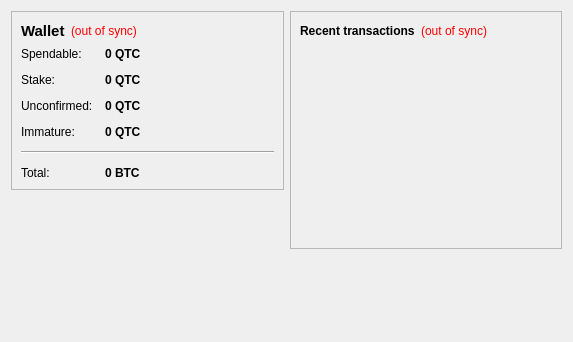
<?xml version="1.0" encoding="UTF-8"?>
<ui version="4.0">
 <class>OverviewPage</class>
 <widget class="QWidget" name="OverviewPage">
  <property name="geometry">
   <rect>
    <x>0</x>
    <y>0</y>
    <width>573</width>
    <height>342</height>
   </rect>
  </property>
  <property name="windowTitle">
   <string>Form</string>
  </property>
  <layout class="QHBoxLayout" name="horizontalLayout" stretch="1,1">
   <item>
    <layout class="QVBoxLayout" name="verticalLayout_2">
     <item>
      <widget class="QFrame" name="frame">
       <property name="frameShape">
        <enum>QFrame::StyledPanel</enum>
       </property>
       <property name="frameShadow">
        <enum>QFrame::Raised</enum>
       </property>
       <layout class="QVBoxLayout" name="verticalLayout_4">
        <item>
         <layout class="QHBoxLayout" name="horizontalLayout_4">
          <item>
           <widget class="QLabel" name="label_5">
            <property name="font">
             <font>
              <pointsize>11</pointsize>
              <weight>75</weight>
              <bold>true</bold>
             </font>
            </property>
            <property name="text">
             <string>Wallet</string>
            </property>
           </widget>
          </item>
          <item>
           <widget class="QLabel" name="labelWalletStatus">
            <property name="toolTip">
             <string>The displayed information may be out of date. Your wallet automatically synchronizes with the QCoin network after a connection is established, but this process has not completed yet.</string>
            </property>
            <property name="styleSheet">
             <string notr="true">QLabel { color: red; }</string>
            </property>
            <property name="text">
             <string notr="true">(out of sync)</string>
            </property>
            <property name="alignment">
             <set>Qt::AlignLeading|Qt::AlignLeft|Qt::AlignVCenter</set>
            </property>
           </widget>
          </item>
          <item>
           <spacer name="horizontalSpacer_2">
            <property name="orientation">
             <enum>Qt::Horizontal</enum>
            </property>
            <property name="sizeHint" stdset="0">
             <size>
              <width>40</width>
              <height>20</height>
             </size>
            </property>
           </spacer>
          </item>
         </layout>
        </item>
        <item>
         <layout class="QFormLayout" name="formLayout_2">
          <property name="fieldGrowthPolicy">
           <enum>QFormLayout::AllNonFixedFieldsGrow</enum>
          </property>
          <property name="horizontalSpacing">
           <number>12</number>
          </property>
          <property name="verticalSpacing">
           <number>12</number>
          </property>
          <item row="0" column="0">
           <widget class="QLabel" name="label">
            <property name="text">
             <string>Spendable:</string>
            </property>
           </widget>
          </item>
          <item row="0" column="1">
           <widget class="QLabel" name="labelBalance">
            <property name="font">
             <font>
              <weight>75</weight>
              <bold>true</bold>
             </font>
            </property>
            <property name="cursor">
             <cursorShape>IBeamCursor</cursorShape>
            </property>
            <property name="toolTip">
             <string>Your current spendable balance</string>
            </property>
            <property name="text">
             <string notr="true">0 QTC</string>
            </property>
            <property name="textInteractionFlags">
             <set>Qt::LinksAccessibleByMouse|Qt::TextSelectableByKeyboard|Qt::TextSelectableByMouse</set>
            </property>
           </widget>
          </item>
          <item row="1" column="0">
           <widget class="QLabel" name="label_6">
            <property name="text">
             <string>Stake:</string>
            </property>
           </widget>
          </item>
          <item row="1" column="1">
           <widget class="QLabel" name="labelStake">
            <property name="font">
             <font>
              <weight>75</weight>
              <bold>true</bold>
             </font>
            </property>
            <property name="cursor">
             <cursorShape>IBeamCursor</cursorShape>
            </property>
            <property name="toolTip">
             <string>Total of coins that was staked, and do not yet count toward the current balance</string>
            </property>
            <property name="text">
             <string notr="true">0 QTC</string>
            </property>
            <property name="textInteractionFlags">
             <set>Qt::LinksAccessibleByMouse|Qt::TextSelectableByKeyboard|Qt::TextSelectableByMouse</set>
            </property>
           </widget>
          </item>
          <item row="2" column="0">
           <widget class="QLabel" name="label_3">
            <property name="text">
             <string>Unconfirmed:</string>
            </property>
           </widget>
          </item>
          <item row="2" column="1">
           <widget class="QLabel" name="labelUnconfirmed">
            <property name="font">
             <font>
              <weight>75</weight>
              <bold>true</bold>
             </font>
            </property>
            <property name="cursor">
             <cursorShape>IBeamCursor</cursorShape>
            </property>
            <property name="toolTip">
             <string>Total of transactions that have yet to be confirmed, and do not yet count toward the current balance</string>
            </property>
            <property name="text">
             <string notr="true">0 QTC</string>
            </property>
            <property name="textInteractionFlags">
             <set>Qt::LinksAccessibleByMouse|Qt::TextSelectableByKeyboard|Qt::TextSelectableByMouse</set>
            </property>
           </widget>
          </item>
          <item row="3" column="0">
           <widget class="QLabel" name="labelImmatureText">
            <property name="text">
             <string>Immature:</string>
            </property>
           </widget>
          </item>
          <item row="3" column="1">
           <widget class="QLabel" name="labelImmature">
            <property name="font">
             <font>
              <weight>75</weight>
              <bold>true</bold>
             </font>
            </property>
            <property name="toolTip">
             <string>Mined balance that has not yet matured</string>
            </property>
            <property name="text">
             <string notr="true">0 QTC</string>
            </property>
            <property name="textInteractionFlags">
             <set>Qt::LinksAccessibleByMouse|Qt::TextSelectableByKeyboard|Qt::TextSelectableByMouse</set>
            </property>
           </widget>
          </item>
          <item row="4" column="0" colspan="2">
           <widget class="Line" name="line">
            <property name="orientation">
             <enum>Qt::Horizontal</enum>
            </property>
           </widget>
          </item>
          <item row="5" column="0">
           <widget class="QLabel" name="labelTotalText">
            <property name="text">
             <string>Total:</string>
            </property>
           </widget>
          </item>
          <item row="5" column="1">
           <widget class="QLabel" name="labelTotal">
            <property name="font">
             <font>
              <weight>75</weight>
              <bold>true</bold>
             </font>
            </property>
            <property name="cursor">
             <cursorShape>IBeamCursor</cursorShape>
            </property>
            <property name="toolTip">
             <string>Your current total balance</string>
            </property>
            <property name="text">
             <string notr="true">0 BTC</string>
            </property>
            <property name="textInteractionFlags">
             <set>Qt::LinksAccessibleByMouse|Qt::TextSelectableByKeyboard|Qt::TextSelectableByMouse</set>
            </property>
           </widget>
          </item>
         </layout>
        </item>
       </layout>
      </widget>
     </item>
     <item>
      <spacer name="verticalSpacer">
       <property name="orientation">
        <enum>Qt::Vertical</enum>
       </property>
       <property name="sizeHint" stdset="0">
        <size>
         <width>20</width>
         <height>40</height>
        </size>
       </property>
      </spacer>
     </item>
    </layout>
   </item>
   <item>
    <layout class="QVBoxLayout" name="verticalLayout_3">
     <item>
      <widget class="QFrame" name="frame_2">
       <property name="frameShape">
        <enum>QFrame::StyledPanel</enum>
       </property>
       <property name="frameShadow">
        <enum>QFrame::Raised</enum>
       </property>
       <layout class="QVBoxLayout" name="verticalLayout">
        <item>
         <layout class="QHBoxLayout" name="horizontalLayout_2">
          <item>
           <widget class="QLabel" name="label_4">
            <property name="text">
             <string>&lt;b&gt;Recent transactions&lt;/b&gt;</string>
            </property>
           </widget>
          </item>
          <item>
           <widget class="QLabel" name="labelTransactionsStatus">
            <property name="toolTip">
             <string>The displayed information may be out of date. Your wallet automatically synchronizes with the QCoin network after a connection is established, but this process has not completed yet.</string>
            </property>
            <property name="styleSheet">
             <string notr="true">QLabel { color: red; }</string>
            </property>
            <property name="text">
             <string notr="true">(out of sync)</string>
            </property>
            <property name="alignment">
             <set>Qt::AlignRight|Qt::AlignTrailing|Qt::AlignVCenter</set>
            </property>
           </widget>
          </item>
          <item>
           <spacer name="horizontalSpacer">
            <property name="orientation">
             <enum>Qt::Horizontal</enum>
            </property>
            <property name="sizeHint" stdset="0">
             <size>
              <width>40</width>
              <height>20</height>
             </size>
            </property>
           </spacer>
          </item>
         </layout>
        </item>
        <item>
         <widget class="QListView" name="listTransactions">
          <property name="styleSheet">
           <string notr="true">QListView { background: transparent; }</string>
          </property>
          <property name="frameShape">
           <enum>QFrame::NoFrame</enum>
          </property>
          <property name="verticalScrollBarPolicy">
           <enum>Qt::ScrollBarAlwaysOff</enum>
          </property>
          <property name="horizontalScrollBarPolicy">
           <enum>Qt::ScrollBarAlwaysOff</enum>
          </property>
          <property name="selectionMode">
           <enum>QAbstractItemView::NoSelection</enum>
          </property>
         </widget>
        </item>
       </layout>
      </widget>
     </item>
     <item>
      <spacer name="verticalSpacer_2">
       <property name="orientation">
        <enum>Qt::Vertical</enum>
       </property>
       <property name="sizeHint" stdset="0">
        <size>
         <width>20</width>
         <height>40</height>
        </size>
       </property>
      </spacer>
     </item>
    </layout>
   </item>
  </layout>
 </widget>
 <resources/>
 <connections/>
</ui>
